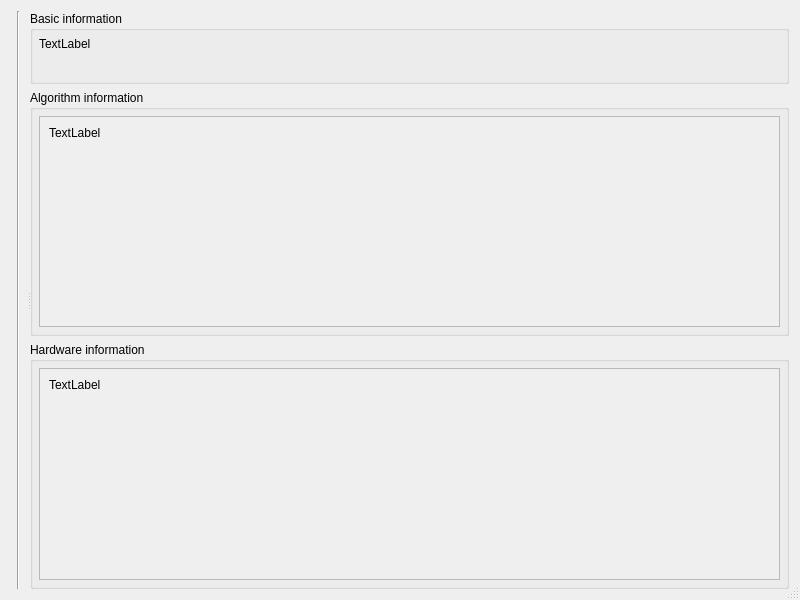
<?xml version="1.0" encoding="UTF-8"?>
<ui version="4.0">
 <class>Dialog</class>
 <widget class="QDialog" name="Dialog">
  <property name="geometry">
   <rect>
    <x>0</x>
    <y>0</y>
    <width>800</width>
    <height>600</height>
   </rect>
  </property>
  <property name="minimumSize">
   <size>
    <width>800</width>
    <height>600</height>
   </size>
  </property>
  <property name="windowTitle">
   <string>Dialog</string>
  </property>
  <property name="sizeGripEnabled">
   <bool>true</bool>
  </property>
  <property name="modal">
   <bool>true</bool>
  </property>
  <layout class="QVBoxLayout" name="verticalLayout">
   <item>
    <widget class="QSplitter" name="splitter">
     <property name="orientation">
      <enum>Qt::Horizontal</enum>
     </property>
     <property name="handleWidth">
      <number>3</number>
     </property>
     <widget class="QWidget" name="leftWidget" native="true">
      <property name="sizePolicy">
       <sizepolicy hsizetype="Expanding" vsizetype="Expanding">
        <horstretch>0</horstretch>
        <verstretch>0</verstretch>
       </sizepolicy>
      </property>
      <layout class="QHBoxLayout" name="left_layout">
       <property name="leftMargin">
        <number>0</number>
       </property>
       <property name="topMargin">
        <number>0</number>
       </property>
       <property name="rightMargin">
        <number>0</number>
       </property>
       <property name="bottomMargin">
        <number>0</number>
       </property>
       <item>
        <widget class="Line" name="line">
         <property name="orientation">
          <enum>Qt::Vertical</enum>
         </property>
        </widget>
       </item>
      </layout>
     </widget>
     <widget class="QWidget" name="rightWidget" native="true">
      <layout class="QVBoxLayout" name="verticalLayout_2">
       <property name="leftMargin">
        <number>0</number>
       </property>
       <property name="topMargin">
        <number>0</number>
       </property>
       <property name="rightMargin">
        <number>0</number>
       </property>
       <property name="bottomMargin">
        <number>0</number>
       </property>
       <item>
        <widget class="QGroupBox" name="basic_groupbox">
         <property name="title">
          <string>Basic information</string>
         </property>
         <layout class="QVBoxLayout" name="verticalLayout_4">
          <property name="leftMargin">
           <number>6</number>
          </property>
          <property name="topMargin">
           <number>6</number>
          </property>
          <property name="rightMargin">
           <number>6</number>
          </property>
          <property name="bottomMargin">
           <number>6</number>
          </property>
          <item>
           <widget class="QLabel" name="basic_label">
            <property name="sizePolicy">
             <sizepolicy hsizetype="Minimum" vsizetype="Preferred">
              <horstretch>0</horstretch>
              <verstretch>0</verstretch>
             </sizepolicy>
            </property>
            <property name="text">
             <string>TextLabel</string>
            </property>
           </widget>
          </item>
          <item>
           <spacer name="verticalSpacer">
            <property name="orientation">
             <enum>Qt::Vertical</enum>
            </property>
            <property name="sizeHint" stdset="0">
             <size>
              <width>20</width>
              <height>47</height>
             </size>
            </property>
           </spacer>
          </item>
         </layout>
        </widget>
       </item>
       <item>
        <widget class="QGroupBox" name="algorithm_groupbox">
         <property name="title">
          <string>Algorithm information</string>
         </property>
         <layout class="QVBoxLayout" name="verticalLayout_7">
          <property name="leftMargin">
           <number>6</number>
          </property>
          <property name="topMargin">
           <number>6</number>
          </property>
          <property name="rightMargin">
           <number>6</number>
          </property>
          <property name="bottomMargin">
           <number>6</number>
          </property>
          <item>
           <widget class="QScrollArea" name="scrollArea_2">
            <property name="widgetResizable">
             <bool>true</bool>
            </property>
            <widget class="QWidget" name="scrollAreaWidgetContents_2">
             <property name="geometry">
              <rect>
               <x>0</x>
               <y>0</y>
               <width>745</width>
               <height>204</height>
              </rect>
             </property>
             <layout class="QVBoxLayout" name="verticalLayout_5">
              <item>
               <widget class="QLabel" name="algorithm_label">
                <property name="sizePolicy">
                 <sizepolicy hsizetype="Minimum" vsizetype="Preferred">
                  <horstretch>0</horstretch>
                  <verstretch>0</verstretch>
                 </sizepolicy>
                </property>
                <property name="text">
                 <string>TextLabel</string>
                </property>
               </widget>
              </item>
              <item>
               <spacer name="verticalSpacer_3">
                <property name="orientation">
                 <enum>Qt::Vertical</enum>
                </property>
                <property name="sizeHint" stdset="0">
                 <size>
                  <width>20</width>
                  <height>201</height>
                 </size>
                </property>
               </spacer>
              </item>
             </layout>
            </widget>
           </widget>
          </item>
         </layout>
        </widget>
       </item>
       <item>
        <widget class="QGroupBox" name="hardware_groupbox">
         <property name="title">
          <string>Hardware information</string>
         </property>
         <layout class="QVBoxLayout" name="verticalLayout_3">
          <property name="leftMargin">
           <number>6</number>
          </property>
          <property name="topMargin">
           <number>6</number>
          </property>
          <property name="rightMargin">
           <number>6</number>
          </property>
          <property name="bottomMargin">
           <number>6</number>
          </property>
          <item>
           <widget class="QScrollArea" name="scrollArea_3">
            <property name="widgetResizable">
             <bool>true</bool>
            </property>
            <widget class="QWidget" name="scrollAreaWidgetContents_3">
             <property name="geometry">
              <rect>
               <x>0</x>
               <y>0</y>
               <width>745</width>
               <height>204</height>
              </rect>
             </property>
             <layout class="QVBoxLayout" name="verticalLayout_8">
              <item>
               <widget class="QLabel" name="hardware_label">
                <property name="sizePolicy">
                 <sizepolicy hsizetype="Minimum" vsizetype="Preferred">
                  <horstretch>0</horstretch>
                  <verstretch>0</verstretch>
                 </sizepolicy>
                </property>
                <property name="text">
                 <string>TextLabel</string>
                </property>
               </widget>
              </item>
              <item>
               <spacer name="verticalSpacer_2">
                <property name="orientation">
                 <enum>Qt::Vertical</enum>
                </property>
                <property name="sizeHint" stdset="0">
                 <size>
                  <width>20</width>
                  <height>201</height>
                 </size>
                </property>
               </spacer>
              </item>
             </layout>
            </widget>
           </widget>
          </item>
         </layout>
        </widget>
       </item>
      </layout>
     </widget>
    </widget>
   </item>
  </layout>
 </widget>
 <resources/>
 <connections/>
</ui>
